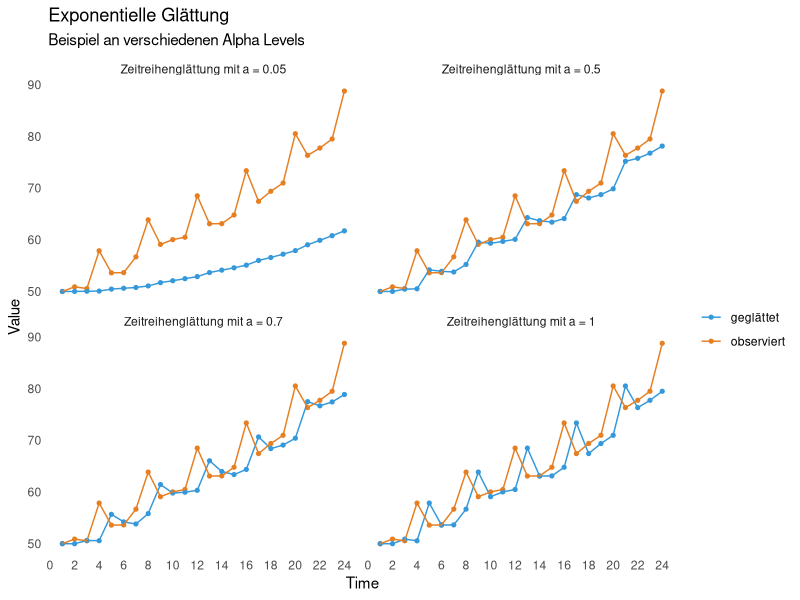

The R source for this figure:

# ------------------------------------------------------------------------------------------------
# Title:  Exponentielle GLättung
# Autor:  Dominik Peter
# Date:   2017-04-01
# ------------------------------------------------------------------------------------------------


library(ggplot2)
library(dplyr)
library(tidyr)
library(purrr)

# set.seed(23)

randomTime <- function(n, init,
                       t, s,
                       period,
                       returnDF=TRUE, ...){
  time <- vector(mode="double")
  time[1] <- init
  error <- rnorm(n, ...)
  for (i in 2:n){
    time[i] <- (time[i-1] * (1+t)) + error[i]
  }
  intv <- n %/% period * period
  seasonal <- seq(from = 0,
                  to = intv,
                  by = period)[-1]
  
  time[seasonal] <- time[seasonal] * (1+s)
  if (returnDF){
    df <- data.frame(i = 1:n, t = time)
    return(df)
  }
  time
}

exp_smoothing <- function(t, a = 0.2){
  smoothed <- vector(mode = "double", length = length(t))
  smoothed[1] <- t[1]
  for(i in 2:length(t)){
    error <- t[i-1] - smoothed[i-1]
    smoothed[i] <- smoothed[i-1] + a * error
  }
  smoothed
}

# --------------------
N <- 24
Start <- 50
trend <- +0.02
ses <- 0.1
period <- 4
# --------------------

rt <- randomTime(N, Start, trend, ses, period)
rt_list <- lapply(1:4, function(x) rt)

alphas <- c(0.05, 0.5, 0.7, 1)

smoothing <- function(x, y){
  x$smoothed <- exp_smoothing(x$t, y)
  x$a <- y
  x
}

purrr::map2(rt_list, alphas, .f=smoothing) %>% 
  bind_rows(.id = "serie") %>% 
  mutate(serie = paste("Zeitreihenglättung mit a =", a)) %>% 
  select(-a, serie, i, observiert=t, geglättet=smoothed) %>% 
  gather(id, value, -i,-serie) %>% 
  ggplot(aes(x=i,y=value, color=id)) +
  geom_point(size=1.1) +
  geom_line() +
  theme_minimal() +
  theme(panel.grid = element_blank()) +
  xlab("Time") +
  ylab("Value") +
  ggtitle("Exponentielle Glättung", subtitle = "Beispiel an verschiedenen Alpha Levels") +
  scale_color_manual(values = c("#3498db", "#e67e22"), name="") +
  scale_x_continuous(breaks = seq(0, N, 2)) +
  facet_wrap(~serie)
  
